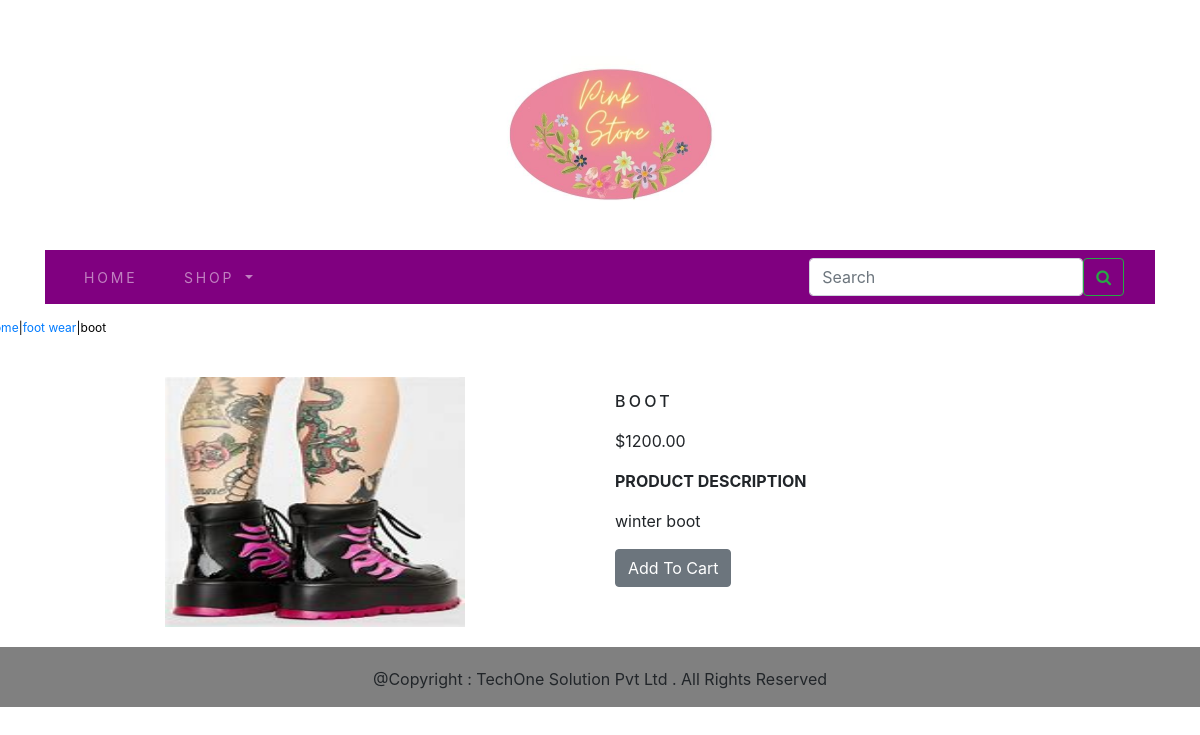
The app's page /shop/foot-wear/boot/ with its own data.
### ecomapp/models.py (models this page shows, shortened)
class Product(models.Model):
    name = models.CharField(max_length=250, unique=True)
    slug = models.SlugField(max_length=250, unique=True)
    description = models.TextField(blank=True)
    price = models.DecimalField(max_digits=10, decimal_places=2)
    category = models.ForeignKey(Category, on_delete=models.CASCADE)
    image = models.ImageField(upload_to='products', blank=True)
    stock = models.IntegerField()
    available = models.BooleanField(default=True)
    created = models.DateTimeField(auto_now_add=True)
    updated = models.DateTimeField(auto_now=True)
    class Meta:
        ordering = ('name',)
        verbose_name = 'product'
        verbose_name_plural = 'products'

class Category(models.Model):
    name = models.CharField(max_length=250, unique=True)
    slug = models.SlugField(max_length=250, unique=True)
    description = models.TextField(blank=True)
    image = models.ImageField(upload_to='category', blank=True)
    class Meta:
        ordering = ('name',)
        verbose_name = 'category'
        verbose_name_plural = 'categories'
    def get_url(self):
        return reverse('ecomapp:products_by_category',args=[self.slug])
    def __str__(self):
        return '{}'.format(self.name)

### ecomapp/views.py (the view)
# urls.py: path('<slug:c_slug>/<slug:p_slug>/', views.proDetail, name='prodCatDetails'),
def proDetail(request, c_slug, p_slug):
    try:
        product = Product.objects.get(category__slug=c_slug, slug=p_slug)
    except Exception as e:
        raise e
    return render(request, "product.html", {'product': product})

### cartapp/context_processors.py (called while the page is built)
def counter(request):
    item_count = 0
    if 'admin' in request.path:
        return {}
    else:
        try:
            cart = Cart.objects.filter(cart_id=_cart_id(request))
            cart_items = CartItem.objects.all().filter(cart=cart[:1])
            for cart_item in cart_items:
                item_count += cart_item.quantity
        except Cart.DoesNotExist:
            item_count = 0
    return dict(item_count=item_count)

### cartapp/views.py (called while the page is built)
def _cart_id(request):
    cart = request.session.session_key
    if not cart:
        cart = request.session.create()
    return cart

### ecomapp/context_processors.py (called while the page is built)
def menu_links(request):
    links=Category.objects.all()
    return dict(links=links)

### templates/product.html (shortened to what this page needs)
{% extends 'base.html' %}
{% load static %}
{% block content %}
<div class="row my_prod_row_class">
  <div class="mx_auto">
  <p>  <a href="{% url 'ecomapp:allProdCat' %}">Home</a>|<a href="{{product.category.get_url}}">{{product.category}}</a>|{{product.name}}
  </p>
</div >
<div class="container">
<br>
<div class="row">
    <div class="col-12 col-sm-12 col-md-12 col-lg-6 text-center">
        <div style="min-width:18rem">
            <img src="{{product.image.url}}" alt="{{product.name}}" width="300" height="250px">
        </div>
    </div>
        <div class="col-12 col-sm-12 col-md-12 col-lg-6 ">
            <div>
            <h1 class="my_prod_title">{{product.name}}</h1>
                <p>
                ${{product.price}}
            </p>
            <p class="my_title"><b>PRODUCT DESCRIPTION</b></p>
             <p class="text-justify my_prod_text">
                {{product.description}}
            </p>
{% if product.stock <= 0 %}
    <p class="text-justify my_prod_text"><b>Out Of Stock</b></p>
{% else %}
    <a class="btn btn-secondary" href="{% url 'cartapp:add_cart' product.id %}">Add To Cart</a>
{% endif %}
         </div>
        </div>
    </div>
</div>
    </div>
{% endblock %}

### static/css/custom.css (style rules this page uses)
body { font-family: 'Merriweather', serif; }
.my_prod_row_class { padding-top:15px; padding-bottom:20px; }
.my_prod_row_class .mx_auto { color:black; font-size:12px; text-decoration:none; }
.my_prod_title { font-size:16px; text-transform:uppercase; letter-spacing:.2em; padding-top:15px; padding-bottom:10px; }
.my_prod_text { padding-right:20px; }

### records on screen
Product: category "foot wear", name "boot", image (picture), name "BOOT", price "1200.00", description "winter boot"
